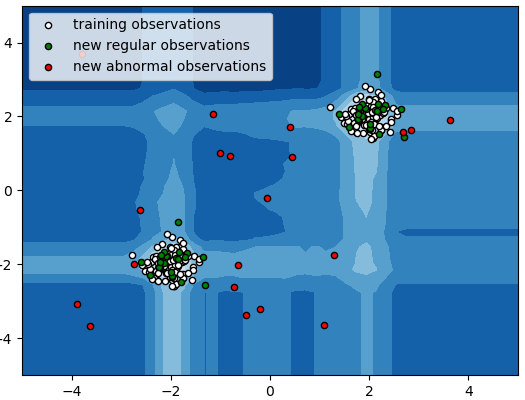
%> input picture test.png, 525 x 400 px
$ octave histogram.m   (GNU Octave 9; MATLAB toolbox functions it lacks are replaced by stand-ins)
%> lines starting %> are read from the running program, lines starting %| are printed output that depends on the picture
I = imread('test.png');
%> I is the input picture: size 400x525x3 uint8; mean R, G, B 80.8, 139.2, 187.6
imhist(I);
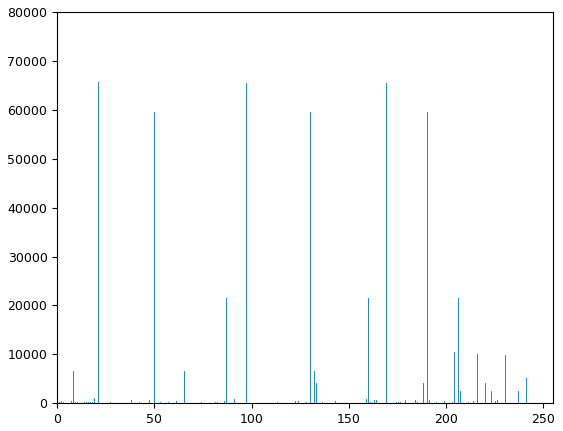
%> figure redrawn from the program's plot data; highest point at x = 255, y = 72699
J = histeq(I,256);
figure, imshow(J);
figure, imhist(J,256)
%> after `imhist(J,256)`:
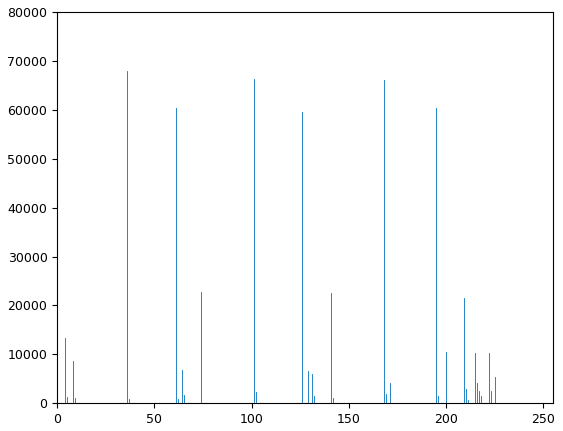
%> figure redrawn from the program's plot data; highest point at x = 255, y = 72699

% gray scale transformation
[J,T] = histeq(I);
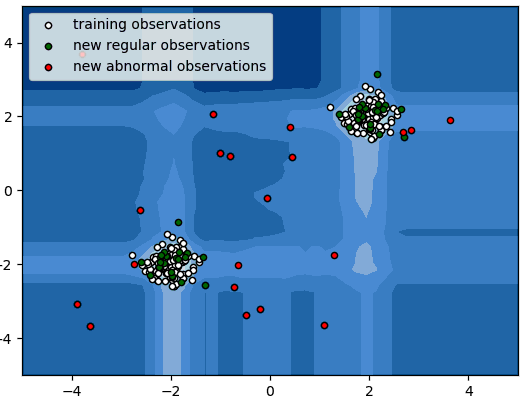
%> J: size 400x525x3 uint8; mean R, G, B 83.7, 135.6, 186.9
%> T = 256 values from 0 to 1
figure,plot((0:255)/255,T);
%> after `plot((0:255)/255,T)`:
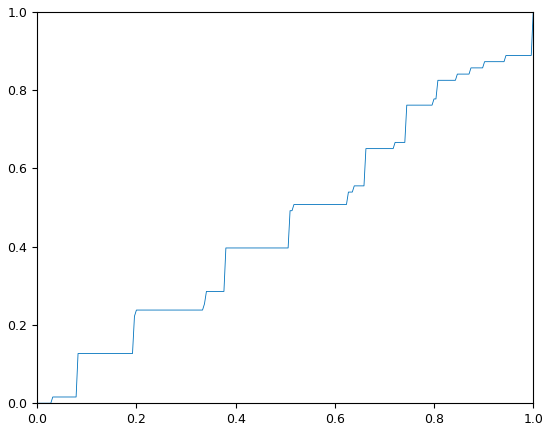
%> figure redrawn from the program's plot data; curve peaks at x = 1, y = 1
